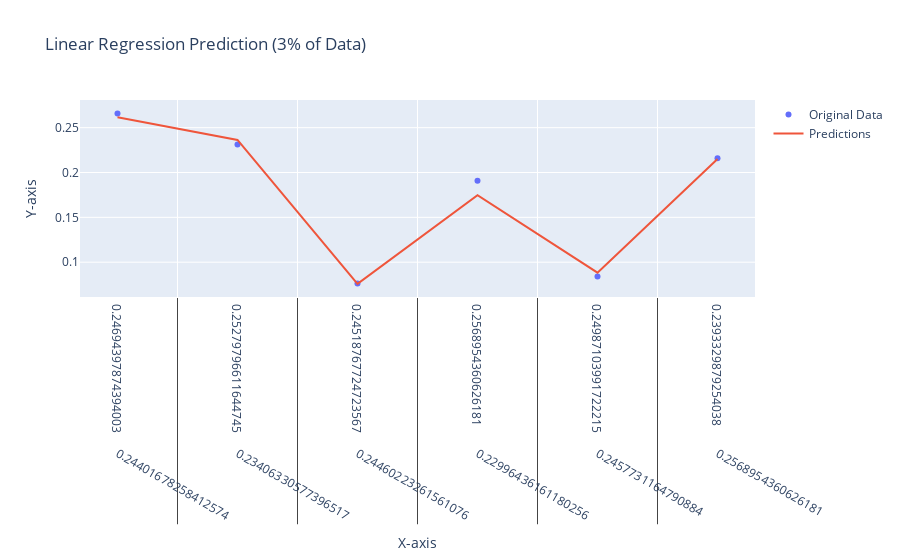

Notebook code for this chart:
### Code cell
import plotly.graph_objs as go
import numpy as np
from sklearn.linear_model import LinearRegression

# Assuming X_train, y_train, X_test, and y_test are defined

# Train the model
model = LinearRegression()
model.fit(X_train, y_train)

# Make predictions
predictions = model.predict(X_test)

# Select 20 percent of the data
n_samples = int(len(X_test) * 0.02)
selected_indices = np.random.choice(len(X_test), n_samples, replace=False)

X_test_selected = X_test[selected_indices]
y_test_selected = y_test[selected_indices]
predictions_selected = predictions[selected_indices]

# Create trace for original data
trace1 = go.Scatter(x=X_test_selected.squeeze(), y=y_test_selected.squeeze(), mode='markers', name='Original Data')

# Create trace for predictions
trace2 = go.Scatter(x=X_test_selected.squeeze(), y=predictions_selected.squeeze(), mode='lines', name='Predictions')

# Create layout
layout = go.Layout(title='Linear Regression Prediction (3% of Data)', xaxis=dict(title='X-axis'), yaxis=dict(title='Y-axis'))

# Create figure
fig = go.Figure(data=[trace1, trace2], layout=layout)

# Show plot
fig.show()

### Figure 1 — Plotly figure (JSON) as saved in the notebook; plotly's stock layout.template omitted (floating-point values rounded to 4 significant figures; data arrays with more than 128 entries replaced by an {"elided": "..."} marker saying what was removed)
{"data": [{"mode": "markers", "name": "Original Data", "type": "scatter", "x": {"elided": "6x30 float values"}, "y": [0.2657, 0.2311, 0.07636, 0.1907, 0.08399, 0.2159]}, {"mode": "lines", "name": "Predictions", "type": "scatter", "x": {"elided": "6x30 float values"}, "y": [0.2615, 0.2363, 0.07592, 0.1747, 0.08829, 0.215]}], "layout": {"title": {"text": "Linear Regression Prediction (3% of Data)"}, "xaxis": {"title": {"text": "X-axis"}}, "yaxis": {"title": {"text": "Y-axis"}}}}
